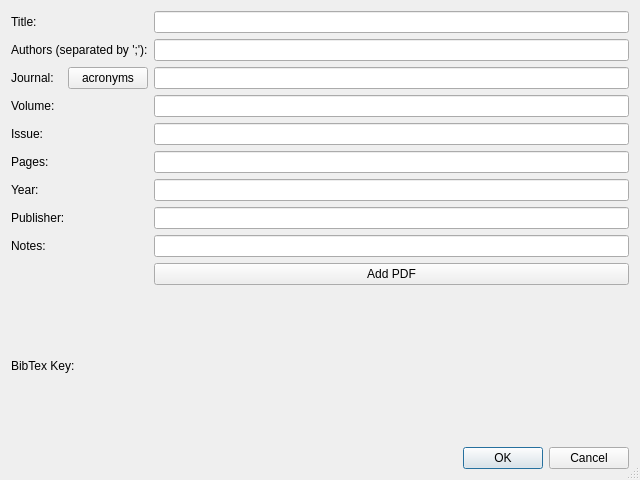
<?xml version="1.0" encoding="UTF-8"?>
<ui version="4.0">
 <class>NewPaper</class>
 <widget class="QDialog" name="NewPaper">
  <property name="windowModality">
   <enum>Qt::WindowModal</enum>
  </property>
  <property name="geometry">
   <rect>
    <x>0</x>
    <y>0</y>
    <width>640</width>
    <height>480</height>
   </rect>
  </property>
  <property name="focusPolicy">
   <enum>Qt::StrongFocus</enum>
  </property>
  <property name="windowTitle">
   <string>Add a New Paper</string>
  </property>
  <property name="sizeGripEnabled">
   <bool>true</bool>
  </property>
  <property name="modal">
   <bool>true</bool>
  </property>
  <layout class="QGridLayout" name="gridLayout">
   <item row="4" column="0">
    <widget class="QLabel" name="label_5">
     <property name="text">
      <string>Issue:</string>
     </property>
    </widget>
   </item>
   <item row="5" column="1">
    <widget class="QLineEdit" name="lineEdit_pages"/>
   </item>
   <item row="0" column="0">
    <widget class="QLabel" name="label">
     <property name="text">
      <string>Title:</string>
     </property>
    </widget>
   </item>
   <item row="0" column="1">
    <widget class="QLineEdit" name="lineEdit_title"/>
   </item>
   <item row="1" column="0">
    <widget class="QLabel" name="label_2">
     <property name="text">
      <string>Authors (separated by ';'):</string>
     </property>
    </widget>
   </item>
   <item row="1" column="1">
    <widget class="QLineEdit" name="lineEdit_authors"/>
   </item>
   <item row="2" column="0">
    <layout class="QHBoxLayout" name="horizontalLayout">
     <item>
      <widget class="QLabel" name="label_3">
       <property name="text">
        <string>Journal:</string>
       </property>
      </widget>
     </item>
     <item>
      <widget class="QPushButton" name="pushButton">
       <property name="text">
        <string>acronyms</string>
       </property>
      </widget>
     </item>
    </layout>
   </item>
   <item row="2" column="1">
    <widget class="QLineEdit" name="lineEdit_journal"/>
   </item>
   <item row="3" column="0">
    <widget class="QLabel" name="label_4">
     <property name="text">
      <string>Volume:</string>
     </property>
    </widget>
   </item>
   <item row="3" column="1">
    <widget class="QLineEdit" name="lineEdit_volume"/>
   </item>
   <item row="4" column="1">
    <widget class="QLineEdit" name="lineEdit_issue"/>
   </item>
   <item row="5" column="0">
    <widget class="QLabel" name="label_6">
     <property name="text">
      <string>Pages:</string>
     </property>
    </widget>
   </item>
   <item row="6" column="0">
    <widget class="QLabel" name="label_7">
     <property name="text">
      <string>Year:</string>
     </property>
    </widget>
   </item>
   <item row="6" column="1">
    <widget class="QLineEdit" name="lineEdit_year"/>
   </item>
   <item row="7" column="1">
    <widget class="QLineEdit" name="lineEdit_publisher"/>
   </item>
   <item row="7" column="0">
    <widget class="QLabel" name="label_8">
     <property name="text">
      <string>Publisher:</string>
     </property>
    </widget>
   </item>
   <item row="8" column="0">
    <widget class="QLabel" name="label_9">
     <property name="text">
      <string>Notes:</string>
     </property>
    </widget>
   </item>
   <item row="8" column="1">
    <widget class="QLineEdit" name="lineEdit_keywords"/>
   </item>
   <item row="11" column="0" colspan="2">
    <widget class="QDialogButtonBox" name="buttonBox">
     <property name="orientation">
      <enum>Qt::Horizontal</enum>
     </property>
     <property name="standardButtons">
      <set>QDialogButtonBox::Cancel|QDialogButtonBox::Ok</set>
     </property>
    </widget>
   </item>
   <item row="10" column="0">
    <widget class="QLabel" name="label_10">
     <property name="text">
      <string>BibTex Key:</string>
     </property>
    </widget>
   </item>
   <item row="10" column="1">
    <widget class="QLabel" name="label_key">
     <property name="text">
      <string/>
     </property>
    </widget>
   </item>
   <item row="9" column="1">
    <widget class="QPushButton" name="pushButton_addPdf">
     <property name="text">
      <string>Add PDF</string>
     </property>
    </widget>
   </item>
  </layout>
 </widget>
 <tabstops>
  <tabstop>lineEdit_title</tabstop>
  <tabstop>lineEdit_authors</tabstop>
  <tabstop>pushButton</tabstop>
  <tabstop>lineEdit_journal</tabstop>
  <tabstop>lineEdit_volume</tabstop>
  <tabstop>lineEdit_issue</tabstop>
  <tabstop>lineEdit_pages</tabstop>
  <tabstop>lineEdit_year</tabstop>
  <tabstop>lineEdit_publisher</tabstop>
  <tabstop>lineEdit_keywords</tabstop>
  <tabstop>pushButton_addPdf</tabstop>
  <tabstop>buttonBox</tabstop>
 </tabstops>
 <resources/>
 <connections>
  <connection>
   <sender>buttonBox</sender>
   <signal>accepted()</signal>
   <receiver>NewPaper</receiver>
   <slot>accept()</slot>
   <hints>
    <hint type="sourcelabel">
     <x>248</x>
     <y>254</y>
    </hint>
    <hint type="destinationlabel">
     <x>157</x>
     <y>274</y>
    </hint>
   </hints>
  </connection>
  <connection>
   <sender>buttonBox</sender>
   <signal>rejected()</signal>
   <receiver>NewPaper</receiver>
   <slot>reject()</slot>
   <hints>
    <hint type="sourcelabel">
     <x>316</x>
     <y>260</y>
    </hint>
    <hint type="destinationlabel">
     <x>286</x>
     <y>274</y>
    </hint>
   </hints>
  </connection>
 </connections>
</ui>
